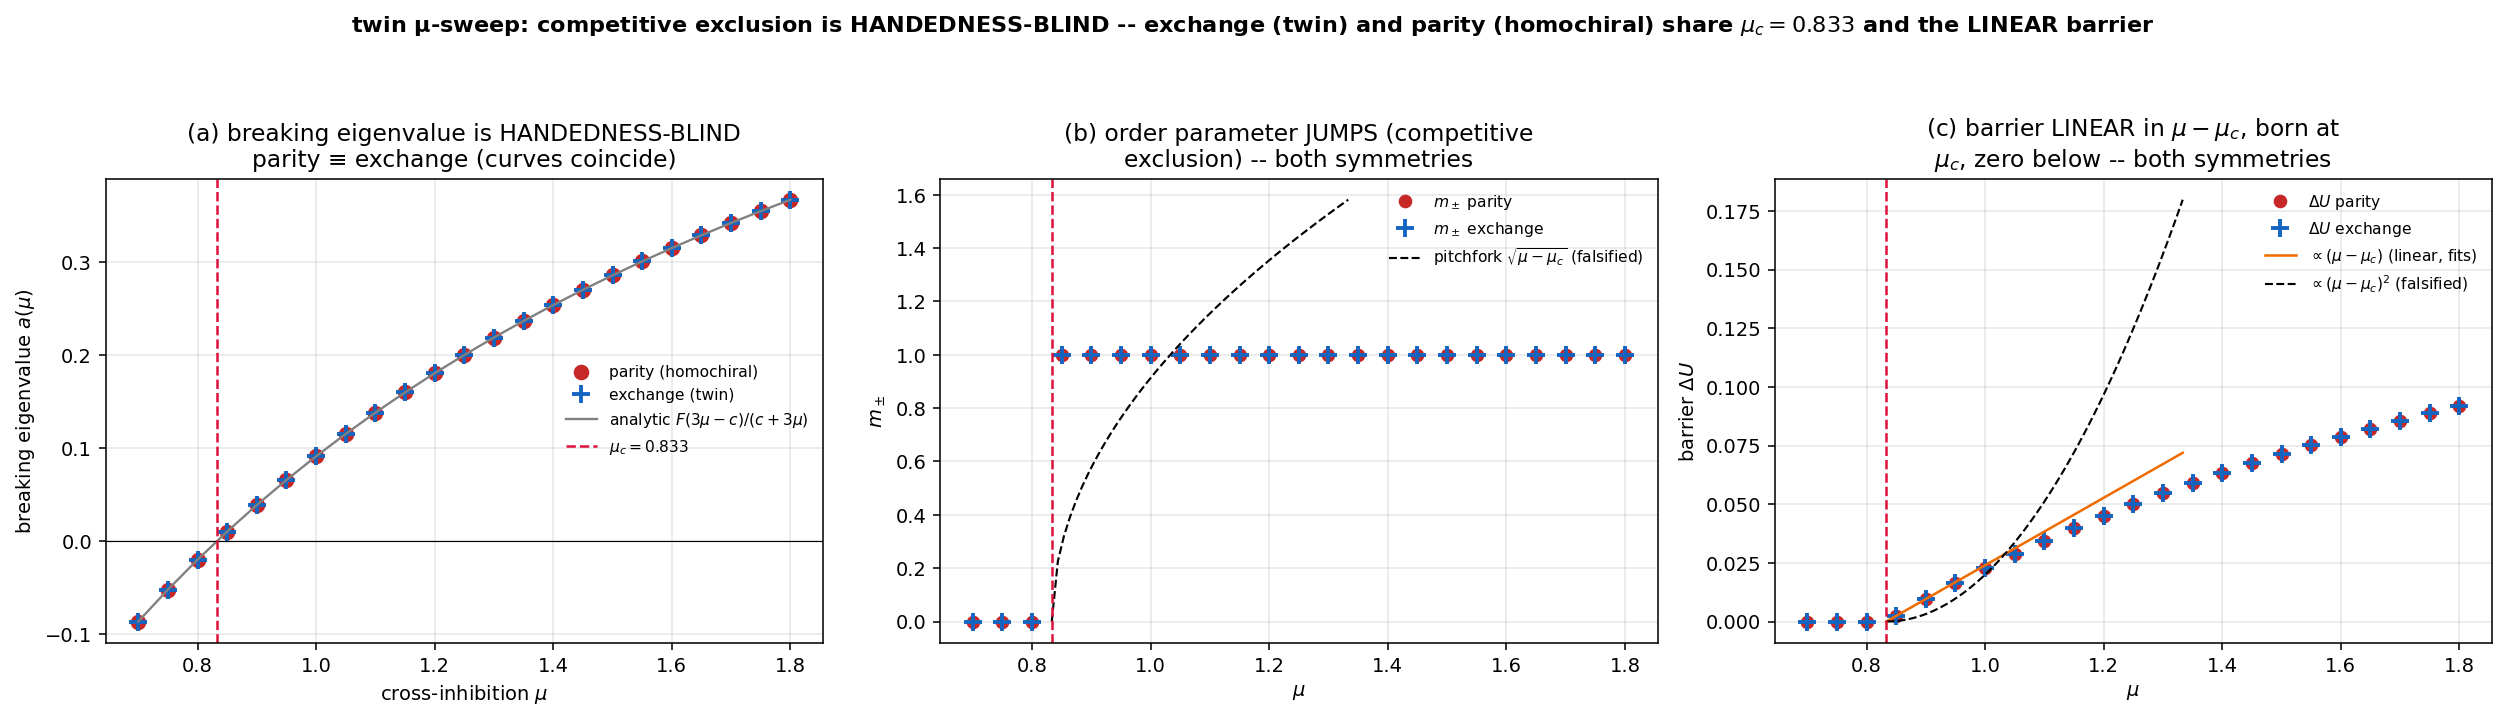

The script that saved this image:
r"""twin_mu_sweep.py -- universality of the branch-survival mechanism across symmetry TYPE.

The homochiral μ-sweep (mu_sweep.py) showed branch survival is born at the parity-breaking bifurcation
μ_c=(1+a+b)/3 by competitive exclusion, with ΔV ∝ (μ−μ_c) LINEAR (not the pitchfork (μ−μ_c)²). This
re-runs the same sweep on the co-handed TWIN-cycle (exchange/S₂ SSB, not parity) and overlays them.

Prediction (analytic): the symmetry-breaking mode is v=[1,1,1,−1,−1,−1]/√6 -- uniform WITHIN each
cluster. A uniform triple is unmoved by the cyclic shift (roll(1,1,1)=(1,1,1)), so the intra-cluster
coupling collapses to (a+b) on this mode REGARDLESS of handedness. The breaking eigenvalue a(μ) is
therefore handedness-BLIND: identical for parity and exchange. So μ_c and the LINEAR ΔV(μ) normal form
must coincide -- competitive exclusion is a property of the swap-odd mode, not of the broken symmetry's
type. (Touches the outside-review question: the competitive-exclusion reduction is robust across SSB type.)
"""
from __future__ import annotations
import sys
from pathlib import Path
import numpy as np
try:
    sys.stdout.reconfigure(encoding="utf-8")
except (AttributeError, ValueError):
    pass
import matplotlib
matplotlib.use("Agg")
import matplotlib.pyplot as plt

sys.path.insert(0, str(Path(__file__).resolve().parent))
from mu_sweep import field_many as homo_field   # noqa: E402  (homochiral / parity, the banked instance)

A0, B0, F0 = 0.5, 1.0, 1.0
C = 1.0 + A0 + B0
MU_C = C / 3.0
VBREAK = np.array([1, 1, 1, -1, -1, -1.]) / np.sqrt(6.0)
OUT = Path(__file__).resolve().parent


def twin_field(X, mu):
    """co-handed twin: BOTH clusters use a*roll(-1)+b*roll(+1) (exchange-symmetric, not mirror)."""
    C1, C2 = X[:, :3], X[:, 3:]
    S1 = C1.sum(1, keepdims=True); S2 = C2.sum(1, keepdims=True)
    d1 = C1 * (F0 - (C1 + A0 * np.roll(C1, -1, 1) + B0 * np.roll(C1, 1, 1)) - mu * S2)
    d2 = C2 * (F0 - (C2 + A0 * np.roll(C2, -1, 1) + B0 * np.roll(C2, 1, 1)) - mu * S1)
    return np.concatenate([d1, d2], axis=1)


def ee(X):
    a = X[:, :3].sum(1); b = X[:, 3:].sum(1)
    return (a - b) / (a + b + 1e-12)


def racemic(mu):
    return np.full(6, F0 / (C + 3.0 * mu))


def breaking_eig(mu, field):
    """the swap-odd / parity-odd breaking eigenvalue a(μ) of the symmetric fixed point."""
    x = racemic(mu); eps = 1e-6
    f0 = field(x[None, :], mu)[0]
    J = np.zeros((6, 6))
    for i in range(6):
        xp = x.copy(); xp[i] += eps
        J[:, i] = (field(xp[None, :], mu)[0] - f0) / eps
    a = float(VBREAK @ J @ VBREAK)
    resid = float(np.linalg.norm(J @ VBREAK - a * VBREAK))
    return a, resid


def m_amplitude(mu, field, T=2500.0, dt=0.04):
    x = racemic(mu).copy(); x[:3] *= 1.15; x[3:] *= 0.85; x = np.clip(x, 1e-9, None)
    for _ in range(int(T / dt)):
        x = np.clip(x + field(x[None, :], mu)[0] * dt, 1e-9, None)
    return float(abs(ee(x[None, :])[0]))


def escape_mfpt(mu, sigma, field, n=600, T=4000.0, dt=0.02, seed=0):
    m = m_amplitude(mu, field)
    if m < 0.05:
        return np.nan, m
    xb = racemic(mu).copy(); xb[:3] *= 1.15; xb[3:] *= 0.85; xb = np.clip(xb, 1e-9, None)
    for _ in range(int(2000.0 / 0.04)):
        xb = np.clip(xb + field(xb[None, :], mu)[0] * 0.04, 1e-9, None)
    home = float(np.sign(ee(xb[None, :])[0]))
    rng = np.random.default_rng(seed)
    X = np.repeat(xb[None, :], n, 0).copy()
    nsteps = int(T / dt); sq = np.sqrt(dt)
    flipped = np.zeros(n, bool); tflip = np.full(n, np.nan)
    for k in range(nsteps):
        X = np.clip(X + field(X, mu) * dt + sigma * rng.standard_normal((n, 6)) * sq, 1e-9, None)
        e = ee(X)
        nb = (~flipped) & (home * e < -0.5 * m)
        tflip[nb] = k * dt; flipped[nb] = True
    resid = np.where(flipped, tflip, T).sum(); nf = int(flipped.sum())
    return (resid / nf if nf > 0 else np.nan), m


def sweep(field, mus):
    a_of, m_of, dU_of, resmax = [], [], [], 0.0
    for mu in mus:
        a, res = breaking_eig(mu, field); resmax = max(resmax, res)
        m = m_amplitude(mu, field)
        a_of.append(a); m_of.append(m); dU_of.append(a * m ** 2 / 4.0 if a > 0 else 0.0)
    return np.array(a_of), np.array(m_of), np.array(dU_of), resmax


def main():
    print("=" * 84)
    print("TWIN μ-SWEEP -- competitive-exclusion universality: exchange (twin) vs parity (homochiral)")
    print("=" * 84)
    print(f"analytic threshold μ_c = (1+a+b)/3 = {MU_C:.4f}\n")
    mus = np.linspace(0.70, 1.80, 23)

    aT, mT, dUT, rT = sweep(twin_field, mus)
    aH, mH, dUH, rH = sweep(homo_field, mus)
    a_an = F0 * (3 * mus - C) / (C + 3 * mus)

    # handedness-blindness: the breaking eigenvalue is identical for exchange and parity
    print("[handedness-blindness of the breaking mode]")
    print(f"   max|a_twin − a_homochiral| over the sweep = {np.max(np.abs(aT - aH)):.2e}")
    print(f"   max|a_twin − analytic F(3μ−c)/(c+3μ)|      = {np.max(np.abs(aT - a_an)):.2e}")
    print(f"   (eigenvector residual: twin {rT:.1e}, homo {rH:.1e})")
    print("   => the swap-odd breaking mode is uniform-within-cluster -> blind to intra-cluster")
    print("      handedness -> exchange and parity share the SAME a(μ), hence the same μ_c.\n")

    def mu_c_num(a_of):
        i = np.searchsorted(a_of, 0.0)
        return mus[i - 1] + (mus[i] - mus[i - 1]) * (0 - a_of[i - 1]) / (a_of[i] - a_of[i - 1])
    print(f"numeric μ_c: twin {mu_c_num(aT):.4f}, homochiral {mu_c_num(aH):.4f}  (analytic {MU_C:.4f})")

    below = mus < MU_C
    print(f"below threshold: twin max ΔU={dUT[below].max():.2e}, homo max ΔU={dUH[below].max():.2e} "
          f"-> single basin, NO barrier either way\n")

    # near-threshold scaling for the twin (pitchfork would give p=0.5, q=2.0)
    band = (mus > MU_C) & (mus < MU_C + 0.35)
    t = mus[band] - MU_C
    pT = np.polyfit(np.log(t), np.log(mT[band]), 1)[0]
    qT = np.polyfit(np.log(t), np.log(dUT[band]), 1)[0]
    print(f"near-threshold scaling (twin): m± ∝ (μ−μ_c)^{pT:.2f} (pitchfork 0.5), "
          f"ΔU ∝ (μ−μ_c)^{qT:.2f} (pitchfork 2.0)")
    print("   => same as homochiral: order parameter JUMPS (competitive exclusion), ΔU LINEAR not quadratic.\n")

    # noisy FW check for the twin (homochiral's is banked in mu_sweep.png)
    print("noisy Freidlin–Wentzell check (twin): escape MFPT vs ΔU at fixed σ:")
    sig = 0.08; mu_n = np.array([0.95, 1.00, 1.05, 1.10, 1.15]); lnT, dUn = [], []
    for mu in mu_n:
        mfpt, m = escape_mfpt(mu, sig, twin_field, seed=7)
        a, _ = breaking_eig(mu, twin_field); dU = a * m ** 2 / 4.0
        if mfpt == mfpt and mfpt > 0:
            lnT.append(np.log(mfpt)); dUn.append(dU)
            print(f"   μ={mu:.2f}: ΔU={dU:.4f}, MFPT={mfpt:8.1f}, ln(MFPT)={np.log(mfpt):.3f}")
    lnT = np.array(lnT); dUn = np.array(dUn); r = float('nan')
    if len(lnT) >= 2:
        slope, _ = np.polyfit(dUn, lnT, 1); r = np.corrcoef(dUn, lnT)[0, 1]
        print(f"   ln(MFPT) = {slope:.2f}·ΔU + const (corr {r:.3f}; slope≈1/σ²={1/sig**2:.1f} if FW barrier=ΔU)")

    print("\n" + "-" * 84)
    blind = np.max(np.abs(aT - aH)) < 1e-3
    print("  UNIVERSALITY CONFIRMED: the competitive-exclusion mechanism (μ_c, linear ΔV) is shared by")
    print("  the exchange (twin) and parity (homochiral) SSB -- it lives in the swap-odd uniform mode,")
    print(f"  which is blind to the broken symmetry's type (handedness-blind: {blind}). The open-review")
    print("  pitchfork-vs-competitive-exclusion question resolves the same way under BOTH symmetries.")
    print("-" * 84)

    figure(mus, aT, aH, a_an, mT, mH, dUT, dUH, dUn, lnT, sig, r)


def figure(mus, aT, aH, a_an, mT, mH, dUT, dUH, dUn, lnT, sig, r):
    fig, ax = plt.subplots(1, 3, figsize=(18, 5.2), dpi=140)

    a0 = ax[0]
    a0.plot(mus, aH, "o", color="#c62828", ms=7, label="parity (homochiral)")
    a0.plot(mus, aT, "+", color="#1565c0", ms=9, mew=2, label="exchange (twin)")
    a0.plot(mus, a_an, "-", color="gray", lw=1.2, label=r"analytic $F(3\mu-c)/(c+3\mu)$")
    a0.axhline(0, color="k", lw=0.6); a0.axvline(MU_C, color="crimson", ls="--", lw=1.3, label=f"$\\mu_c={MU_C:.3f}$")
    a0.set_xlabel(r"cross-inhibition $\mu$"); a0.set_ylabel(r"breaking eigenvalue $a(\mu)$")
    a0.set_title("(a) breaking eigenvalue is HANDEDNESS-BLIND\nparity ≡ exchange (curves coincide)")
    a0.legend(fontsize=8, frameon=False); a0.grid(alpha=0.3)

    a1 = ax[1]
    a1.plot(mus, mH, "o", color="#c62828", ms=6, label=r"$m_\pm$ parity")
    a1.plot(mus, mT, "+", color="#1565c0", ms=9, mew=2, label=r"$m_\pm$ exchange")
    tt = np.linspace(MU_C, MU_C + 0.5, 50)
    band = (mus > MU_C) & (mus < MU_C + 0.35)
    cm = mT[band][np.argmin(np.abs(mus[band] - (MU_C + 0.2)))] / np.sqrt(0.2)
    a1.plot(tt, cm * np.sqrt(tt - MU_C), "k--", lw=1.1, label=r"pitchfork $\sqrt{\mu-\mu_c}$ (falsified)")
    a1.axvline(MU_C, color="crimson", ls="--", lw=1.3)
    a1.set_xlabel(r"$\mu$"); a1.set_ylabel(r"$m_\pm$")
    a1.set_title("(b) order parameter JUMPS (competitive\nexclusion) -- both symmetries")
    a1.legend(fontsize=8, frameon=False); a1.grid(alpha=0.3)

    a2 = ax[2]
    a2.plot(mus, dUH, "o", color="#c62828", ms=6, label=r"$\Delta U$ parity")
    a2.plot(mus, dUT, "+", color="#1565c0", ms=9, mew=2, label=r"$\Delta U$ exchange")
    cl = dUT[band][np.argmin(np.abs(mus[band] - (MU_C + 0.2)))] / 0.2
    cq = dUT[band][np.argmin(np.abs(mus[band] - (MU_C + 0.2)))] / 0.2 ** 2
    a2.plot(tt, cl * (tt - MU_C), "-", color="#ef6c00", lw=1.3, label=r"$\propto(\mu-\mu_c)$ (linear, fits)")
    a2.plot(tt, cq * (tt - MU_C) ** 2, "k--", lw=1.1, label=r"$\propto(\mu-\mu_c)^2$ (falsified)")
    a2.axvline(MU_C, color="crimson", ls="--", lw=1.3)
    a2.set_xlabel(r"$\mu$"); a2.set_ylabel(r"barrier $\Delta U$")
    a2.set_title("(c) barrier LINEAR in $\\mu-\\mu_c$, born at\n$\\mu_c$, zero below -- both symmetries")
    a2.legend(fontsize=8, frameon=False); a2.grid(alpha=0.3)

    fig.suptitle("twin μ-sweep: competitive exclusion is HANDEDNESS-BLIND -- exchange (twin) and parity "
                 f"(homochiral) share $\\mu_c={MU_C:.3f}$ and the LINEAR barrier", fontsize=11.5, weight="bold")
    fig.tight_layout(rect=(0, 0, 1, 0.93))
    path = OUT / "twin_mu_sweep.png"
    fig.savefig(path, bbox_inches="tight"); plt.close(fig)
    print(f"\nfigure: {path}")


if __name__ == "__main__":
    main()
